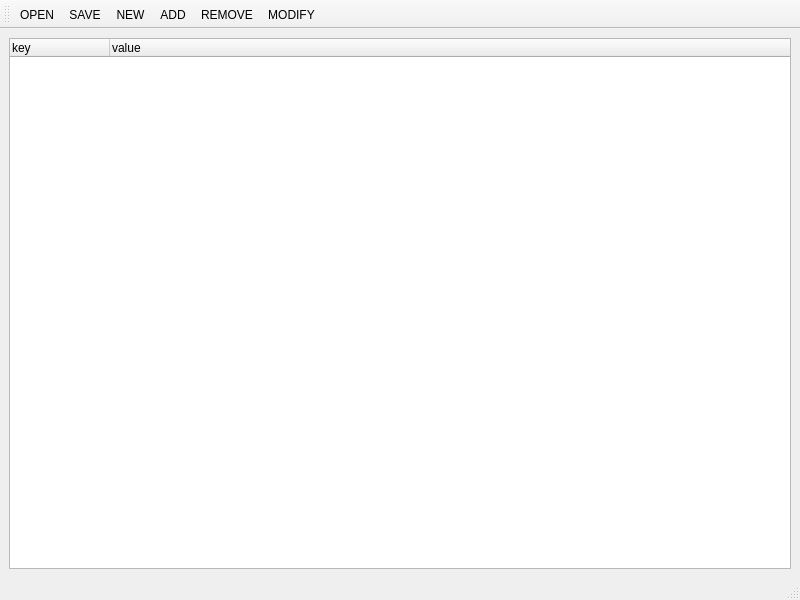
<?xml version="1.0" encoding="UTF-8"?>
<ui version="4.0">
 <class>MainWindow</class>
 <widget class="QMainWindow" name="MainWindow">
  <property name="geometry">
   <rect>
    <x>0</x>
    <y>0</y>
    <width>800</width>
    <height>600</height>
   </rect>
  </property>
  <property name="windowTitle">
   <string>MainWindow</string>
  </property>
  <widget class="QWidget" name="centralwidget">
   <layout class="QVBoxLayout" name="verticalLayout">
    <item>
     <widget class="QTreeWidget" name="treeWidget">
      <column>
       <property name="text">
        <string>key</string>
       </property>
       <property name="textAlignment">
        <set>AlignLeading|AlignVCenter</set>
       </property>
      </column>
      <column>
       <property name="text">
        <string>value</string>
       </property>
       <property name="textAlignment">
        <set>AlignLeading|AlignVCenter</set>
       </property>
      </column>
     </widget>
    </item>
   </layout>
  </widget>
  <widget class="QMenuBar" name="menubar">
   <property name="geometry">
    <rect>
     <x>0</x>
     <y>0</y>
     <width>800</width>
     <height>21</height>
    </rect>
   </property>
  </widget>
  <widget class="QStatusBar" name="statusbar"/>
  <widget class="QToolBar" name="toolBar">
   <property name="windowTitle">
    <string>toolBar</string>
   </property>
   <attribute name="toolBarArea">
    <enum>TopToolBarArea</enum>
   </attribute>
   <attribute name="toolBarBreak">
    <bool>false</bool>
   </attribute>
   <addaction name="actionOPEN"/>
   <addaction name="actionSAVE"/>
   <addaction name="actionNEW"/>
   <addaction name="actionADD"/>
   <addaction name="actionREMOVE"/>
   <addaction name="actionMODIFY"/>
  </widget>
  <action name="actionOPEN">
   <property name="text">
    <string>OPEN</string>
   </property>
  </action>
  <action name="actionSAVE">
   <property name="text">
    <string>SAVE</string>
   </property>
  </action>
  <action name="actionNEW">
   <property name="text">
    <string>NEW</string>
   </property>
  </action>
  <action name="actionADD">
   <property name="text">
    <string>ADD</string>
   </property>
  </action>
  <action name="actionREMOVE">
   <property name="text">
    <string>REMOVE</string>
   </property>
  </action>
  <action name="actionMODIFY">
   <property name="text">
    <string>MODIFY</string>
   </property>
  </action>
 </widget>
 <resources/>
 <connections/>
</ui>
